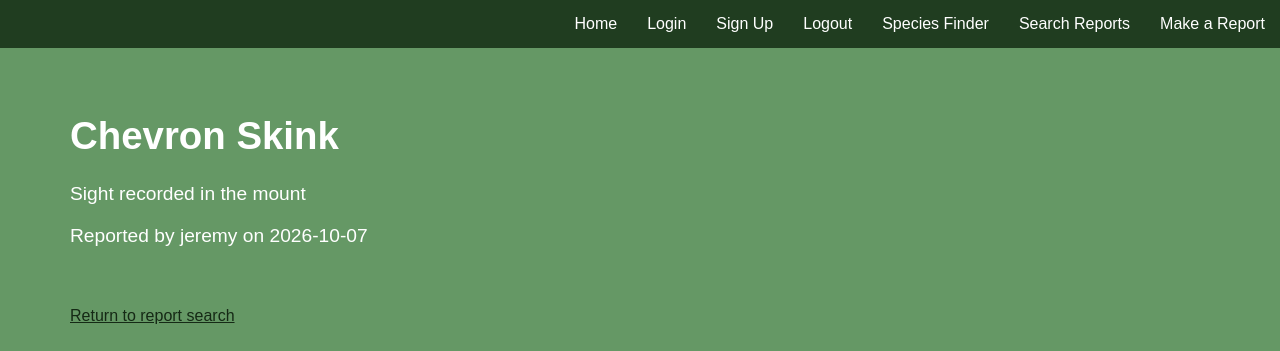
Page /reports/2 on the committed database.
### tables this page shows
CREATE TABLE "species" (
	"speciesid"	INTEGER NOT NULL UNIQUE,
	"commonname"	TEXT NOT NULL UNIQUE,
	"latinname"	TEXT NOT NULL UNIQUE,
	PRIMARY KEY("speciesid" AUTOINCREMENT)
);

CREATE TABLE "reports" (
	"reportid"	INTEGER NOT NULL UNIQUE,
	"location"	TEXT NOT NULL,
	"username"	TEXT NOT NULL,
	"speciesid"	INTEGER NOT NULL,
	"date"	TEXT NOT NULL,
	PRIMARY KEY("reportid" AUTOINCREMENT),
	FOREIGN KEY("speciesid") REFERENCES "species"("speciesid")
);

### app.py (the view)
@app.route('/reports/<int:reportid>')
def reports(reportid):
    sql = "SELECT * FROM reports WHERE reportid=?"
    sql = f"SELECT species.commonname, reports.username, reports.location, reports.date, reports.reportid FROM reports LEFT JOIN species ON reports.speciesid = species.speciesid WHERE reportid={reportid}"
    reports = query_db(sql, one=True)
    return render_template('reports.html', reports=reports)

### app.py (called while the page is built)
def query_db(sql, args=(), one=False):
    db = sqlite3.connect(DATABASE)
    cursor = db.cursor()
    cursor.execute(sql, args)
    results = cursor.fetchall()
    db.commit()
    db.close()
    return (results[0] if results else None) if one else results

### templates/reports.html
{% extends 'base.html' %}
{% block content %}
<body>
    <div class="reports">
        <h1>{{ reports[0] }}</h1>
        <div class="twocolumn">
            <p>Sight recorded in {{reports[2]}}</p>
            <p>Reported by {{reports[1]}} on {{reports[3]}}</p>
        </div>
    </div>
    <div class="srepo">
        <a href="/searchreports">Return to report search</a>
    </div>
</body>
{% endblock %}

### static/style.css (style rules this page uses)
body { margin: 0px; background-color: rgb(101, 152, 101); font-family: Verdana, Geneva, Tahoma, sans-serif; padding: 0px; justify-content: center; align-items: center; height: 100vh; overflow-x: hidden; }
a { color: rgb(21, 41, 21); }
.reports { color: rgb(255, 255, 255); position: relative; text-align: left; margin-left: 70px; top: 40px; margin-bottom: 40px; width: 100%; font-size: 1.2rem; }
.srepo { margin-left: 70px; margin-top: 100px; }

### rows in the picture
species: commonname "Chevron Skink"
reports: location "the mount", username "jeremy", date "2026-10-07"
